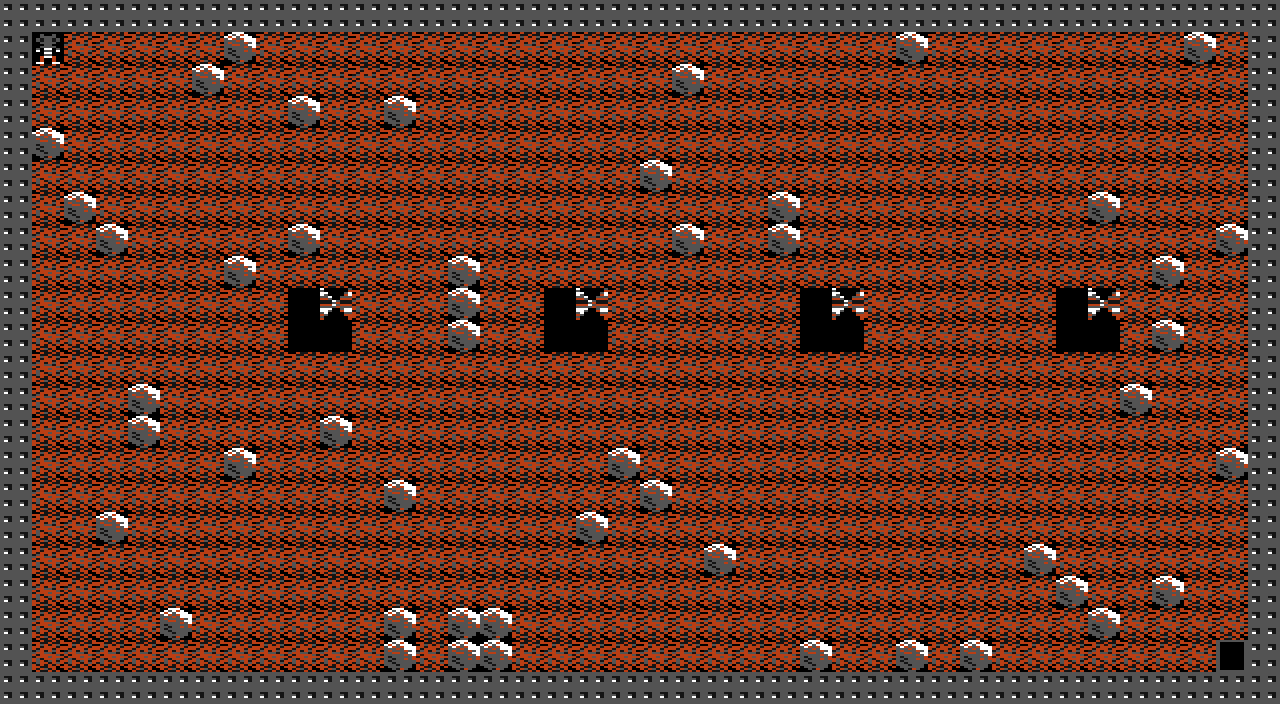

Rendered tile map (Tiled .tmx) drawn with the repository's tilesets; below, a short description and the map source with its tile grids summarised:
An orthogonal 40x22 tile map with 32x32 px tiles, 1 tile layer (tiles).

<map version="1.0" orientation="orthogonal" width="40" height="22" tilewidth="32" tileheight="32">
 <properties>
  <property name="diamondsRequired" value="36" />
  <property name="name" value="Cave D. Butterflies" />
  <property name="theme" value="BLUE" />
  <property name="timer" value="120" />
 </properties>
 <tileset firstgid="1" name="c64_sprites" tilewidth="32" tileheight="32">
  <image source="../images/c64_sprites.png" width="256" height="384" />
 </tileset>
 <layer name="tiles" width="40" height="22">
  <data>[880 cells, 880 non-empty, 7 distinct tile ids]</data>
 </layer>
</map>